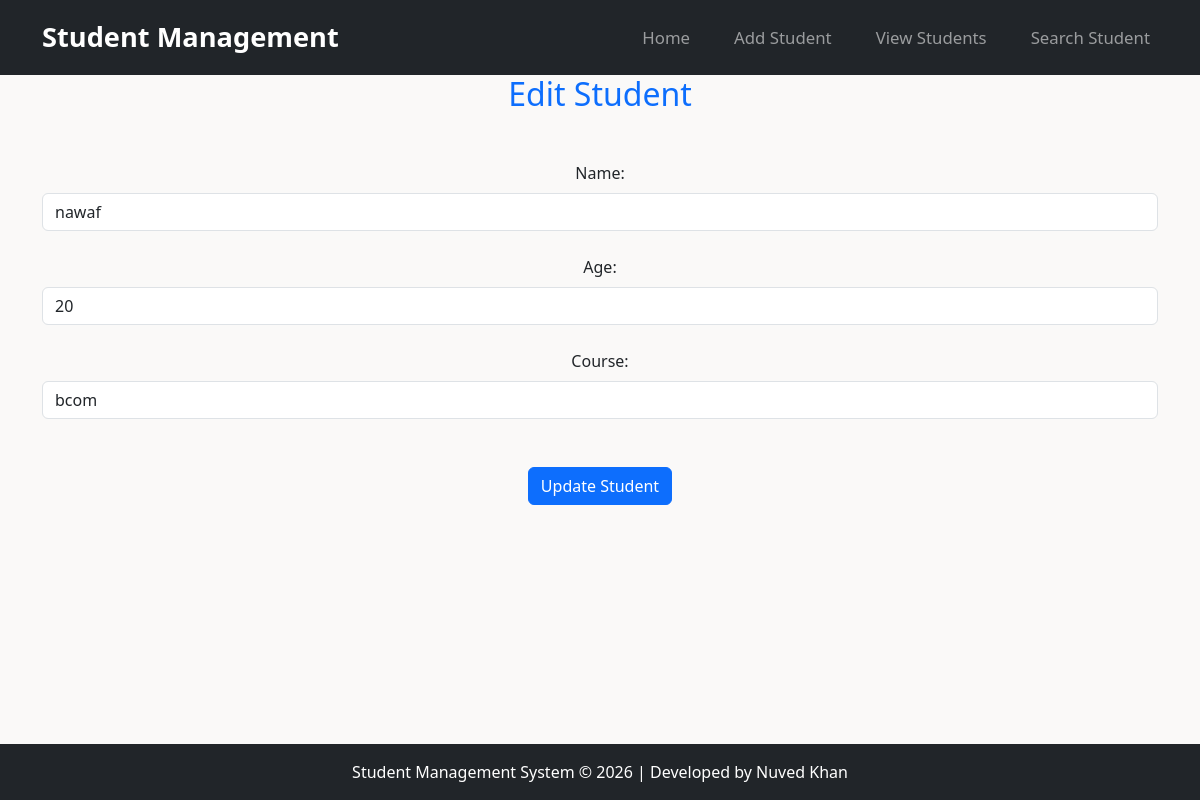
Screenshot of /edit_student/6 with the database file from the repository.
### tables this page shows
CREATE TABLE students
             (
              id INTEGER PRIMARY KEY AUTOINCREMENT,
              name TEXT, 
              age INTEGER,
              course TEXT);

### app.py (the view)
@app.route("/edit_student/<int:student_id>")
def edit_student(student_id):
    c.execute("SELECT * FROM students WHERE id=?", (student_id,))
    student = c.fetchone()
    return render_template("edit_student.html", student=student)

### templates/edit_student.html (shortened to what this page needs)
<!DOCTYPE html>
<html lang="en">
<head>
    <link href="https://cdn.jsdelivr.net/npm/bootstrap@5.3.7/dist/css/bootstrap.min.css" rel="stylesheet">
    <link rel="stylesheet" href="{{ url_for('static', filename='style.css') }}">
</head>
<body class="d-flex flex-column min-vh-100">
    <main class="flex-grow-1">
        <nav class="navbar navbar-expand-lg navbar-dark bg-dark">
            <div class="container">
                <a class="navbar-brand" href="/">Student Management</a>
                <ul class="navbar-nav ms-auto d-flex flex-row gap-3">
                    <li class="nav-item">
                        <a class="nav-link" href="/">Home</a>
                    </li>
                    <li class="nav-item">
                        <a class="nav-link" href="/add_student">Add Student</a>
                    </li>
                    <li class="nav-item">
                        <a class="nav-link" href="/view_students">View Students</a>
                    </li>
                    <li class="nav-item">
                        <a class="nav-link" href="/search_student">Search Student</a>
                    </li>
                </ul>
            </div>
        </nav>
        <h2 class="text-center text-primary">Edit Student</h2>
        <div class="container  text-center mt-5">
            <form action="/update_student/{{ student[0] }}" method="POST">
                <label for="name" class="form-label">Name:</label>
                <input type="text" class="form-control" id="name" name="name" value="{{ student[1] }}" required>
                <br>
                <label for="age" class="form-label">Age:</label>
                <input type="number" class="form-control" id="age" name="age" value="{{ student[2] }}" required>
                <br>
                <label for="course" class="form-label">Course:</label>
                <input type="text" class="form-control" id="course" name="course" value="{{ student[3] }}" required>
                <br>
                <button type="submit" class="btn btn-primary">Update Student</button>
        </div>
        </main>
        </body>
        <footer class="bg-dark text-white text-center py-3 mt-5">
            Student Management System © 2026 | Developed by Nuved Khan
        </footer>
</html>

### static/style.css (style rules this page uses)
body { background-color: #faf9f8; }
.navbar { padding: 12px 0; }
.navbar-brand { font-size: 1.7rem; font-weight: 600; }
.nav-link { font-size: 1.05rem; margin-left: 12px; }

### rows the page displays
students: name "nawaf", age "20", course "bcom"
